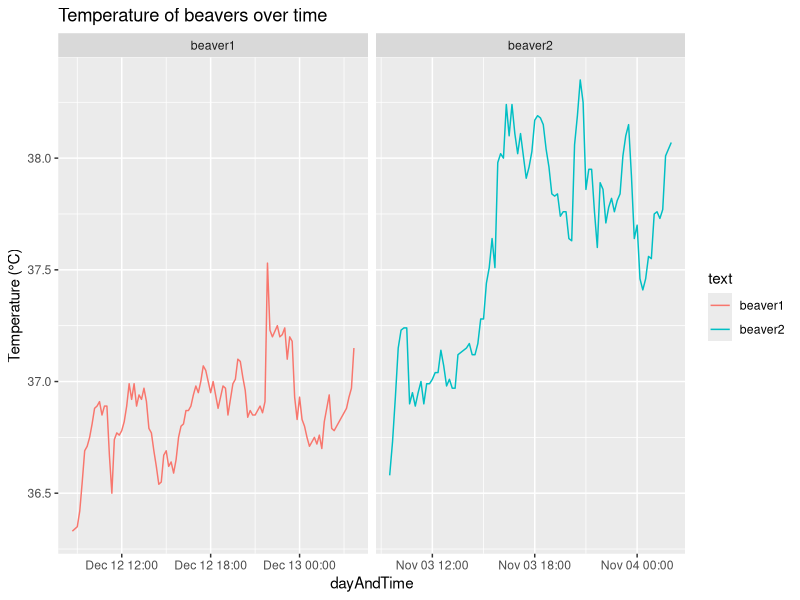

Source code (R):
## ---- chunk 1
# Solve 1 here!
library(tidyverse)
library(ggplot2)

#BEAVER1
# day to date format
beaverMonth <- as.Date(beaver1$day, origin = "1989-12-31")
#time to format
hour <- beaver1$time %/% 100 # divide by 100 to get hour from time
minutes <- beaver1$time %% 100 # in order to get the minutes take the rest from before, so remainder!
combinedTime <- sprintf("%02d:%02d", hour, minutes)
beaver1$dayAndTime <- ymd_hm(paste(beaverMonth,combinedTime))

#BEAVER2
# day to date format
beaverMonth2 <- as.Date(beaver2$day, origin = "1989-12-31")
#time to format
hour <- beaver2$time %/% 100 # divide by 100 to get hour from time
minutes <- beaver2$time %% 100 # in order to get the minutes take the rest from before, so remainder!
combinedTime <- sprintf("%02d:%02d", hour, minutes)
beaver2$dayAndTime <- ymd_hm(paste(beaverMonth2,combinedTime))

beaver1$text <- "beaver1"
beaver2$text <- "beaver2"

groupedData <- bind_rows(beaver1,beaver2) #combine both data frames to plot them together

#plotting the data frames
ggplot(groupedData, aes(x=dayAndTime, y = temp, color = text)) +
  geom_line() +
  facet_wrap(~text, scales = "free_x") + labs(title = "Temperature of beavers over time", y = "Temperature (°C)") +
  theme(legend.position = "right")

## ---- chunk 2
c(EUR=1, datasets::euro)
## ---- chunk 3
# Solve 2 here (Enter the function)

convert.all <- function(amount, currency = "EUR"){
  # Define conversion rates
  currencies <- c(EUR = 1, datasets::euro)
  # if currency doesn't exist return 0
  if (!(currency %in% names(currencies))){
    return(0)
  }
  converted_values <- amount / currencies[names(amount)]
  sum_amount <- sum(converted_values, na.rm=T) # na.rm for taking care of NA values (if currency don't exist then +0)
  return (sum_amount * currencies[currency])
}

convert.all(c(EUR=6.5))
convert.all(c(EUR=3,ATS=2))
convert.all(c(EUR=3,EUR=2))
convert.all(c(EUR=3,DEM=2,SIT=10000))
convert.all(c(EUR=3,DEM=2,SIT=10000),"EUR")
convert.all(c(EUR=3,SIT=10000,DEM=2),"ESP")
convert.all(c(EUR=3,DEM=2,LIRA=100),"SIT")
## ---- chunk 4
#| echo: false
#installs tidyverse and quarto if not done already, delete this chunk after running it once.
normalpackages<-c("tidyverse","quarto")
   new.packages <- normalpackages[!(normalpackages %in% installed.packages()[,"Package"])]
  if(length(new.packages)>0) {install.packages(new.packages,dependencies =T,quiet = T)}
